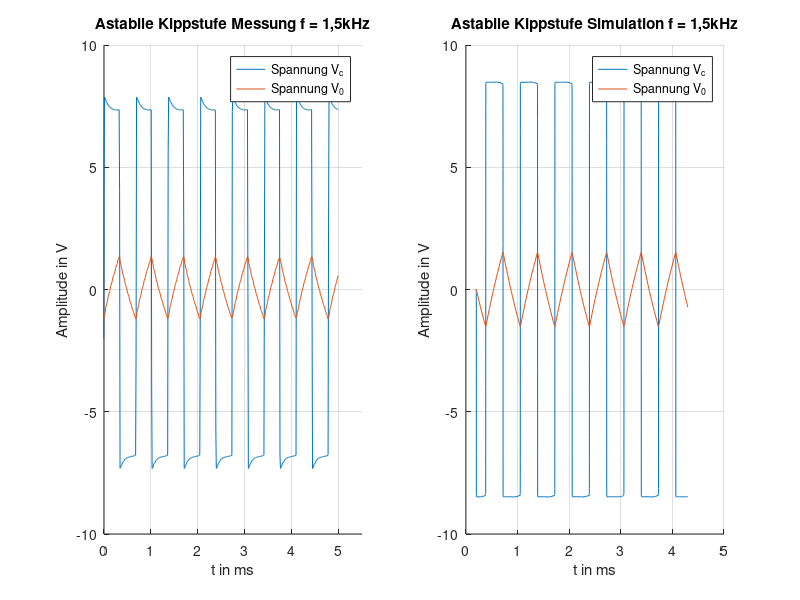

The MATLAB source for this figure:
clear all 
close all
clc

%% Einlesen der Rohdaten
a_kipp = fopen('astabile_kippstufe_simulation.txt','r');
heading_inv_R500 = textscan(a_kipp,'%s %s %s',1);
fgetl(a_kipp);
data_1 = textscan(a_kipp,'%n %n %n');
fclose(a_kipp);

a_kipp_m = fopen('astabile_kippstufe_messung.txt','r');
heading_akipp_m = textscan(a_kipp_m, '%s %s %s', 1);
fgetl(a_kipp_m);
data_2 = textscan(a_kipp_m, '%n %n %n');
fclose(a_kipp_m);

%% Anlegen der Matrizen
time = cell2mat(data_1(1)).*1e3;
Vc = cell2mat(data_1(2));
Vo = cell2mat(data_1(3));

time_m = cell2mat(data_2(1));

fehler = abs(time_m)>5;
fehler = fehler.*1e-3;
fehler(fehler==0) = 1;
time_m = flipud(fehler .* time_m);

Vc_m = cell2mat(data_2(2))*2;
Vo_m = cell2mat(data_2(3))*2;

%% Plot der Ergebnisse
figure(1)
subplot(121)
hold all
plot(time_m, Vc_m)
plot(time_m,Vo_m)
title('Astabile Kippstufe Messung f = 1,5kHz')
xlabel('t in ms')
ylabel('Amplitude in V')
legend('Spannung V_c','Spannung V_0')
xlim([0 5.5])
ylim([-10 10])
grid;
subplot(122)
hold all
plot(time, Vo)
plot(time,Vc)
title('Astabile Kippstufe Simulation f = 1,5kHz')
xlabel('t in ms')
ylabel('Amplitude in V')
legend('Spannung V_c','Spannung V_0')
grid;
